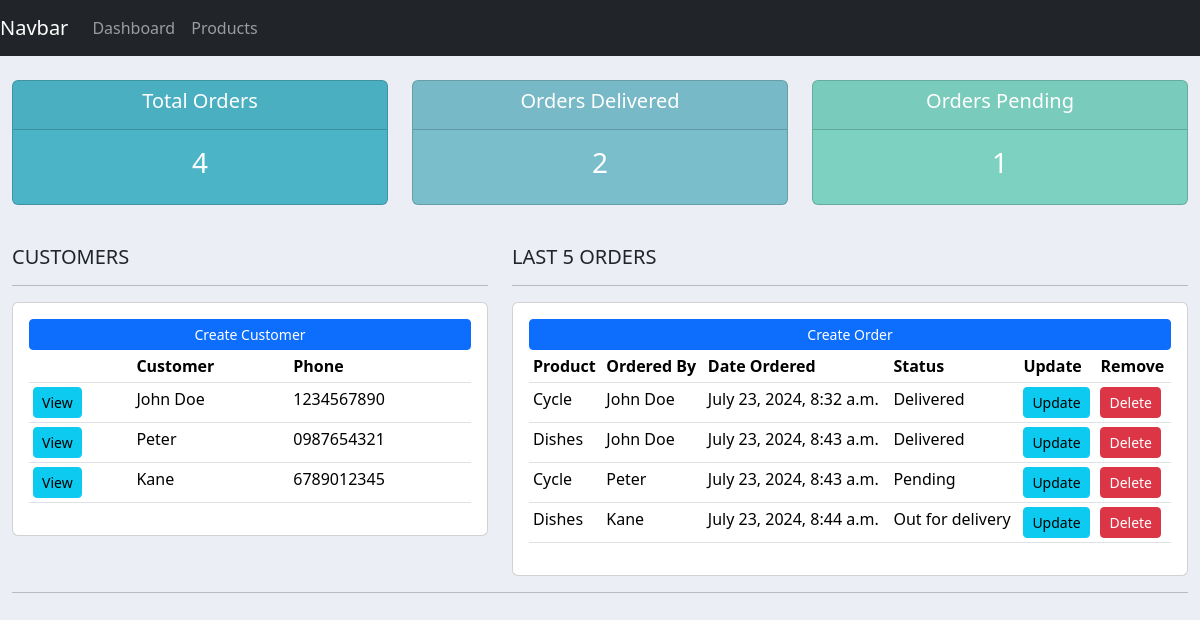
Before: / with the older database file.
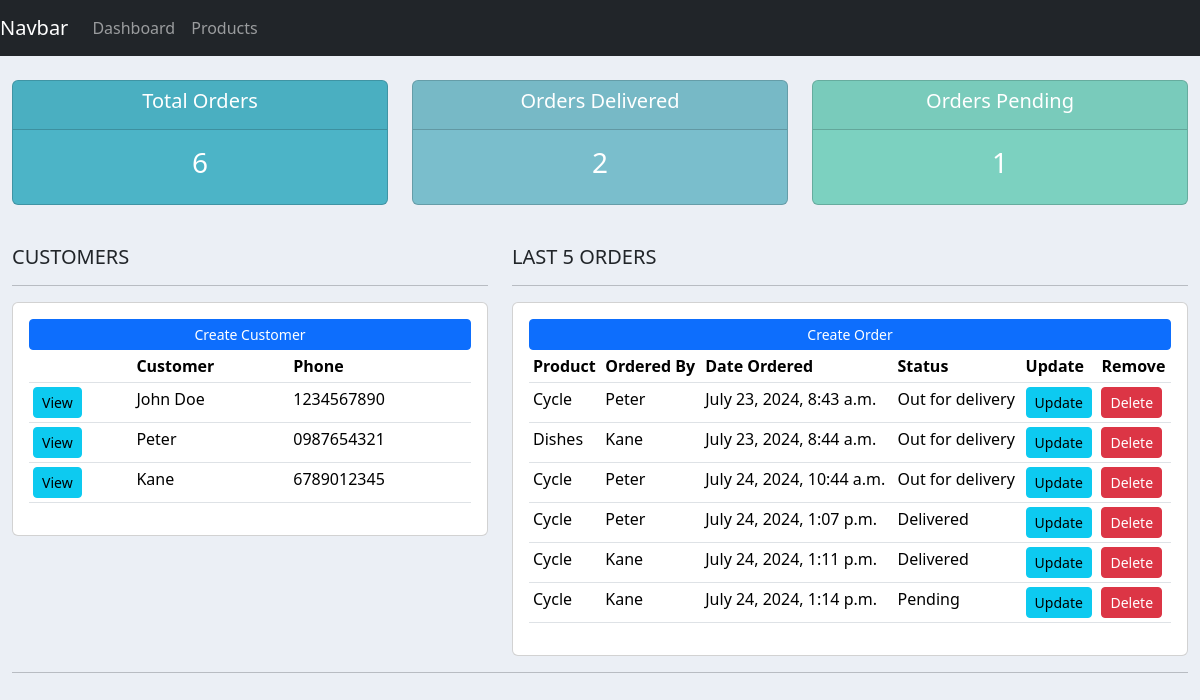
After: the same page with the newer database file.
### accounts/models.py (models this page shows, shortened)
class Customer(models.Model):
    name = models.CharField(max_length=200, null=True)
    phone = models.CharField(max_length=200, null=True)
    email = models.CharField(max_length=200, null=True)
    date_created = models.DateTimeField(auto_now_add=True, null=True)
    def __str__(self):
        return self.name

class Order(models.Model):
    STATUS = (
        ("Pending", "Pending"),
        ("Out for delivery", "Out for delivery"),
        ("Delivered", "Delivered"),
    )
    customer = models.ForeignKey(Customer, null=True, on_delete=models.SET_NULL)
    product = models.ForeignKey(Product, null=True, on_delete=models.SET_NULL)
    date_created = models.DateTimeField(auto_now_add=True, null=True)
    status = models.CharField(max_length=200, null=True, choices=STATUS)

class Product(models.Model):
    CATEGORY = (
        ("Indoor", "Indoor"),
        ("Out Door", "Out Door"),
    )
    name = models.CharField(max_length=200, null=True)
    price = models.FloatField(null=True)
    category = models.CharField(max_length=200, null=True, choices=CATEGORY)
    desc = models.CharField(max_length=200, null=True, blank=True)
    date_created = models.DateTimeField(auto_now_add=True, null=True)
    tags = models.ManyToManyField(Tag)
    def __str__(self):
        return self.name

### accounts/views.py (the view)
# urls.py: path('', views.home, name="home"),
def home(request):
    orders = Order.objects.all()
    customers = Customer.objects.all()
    total_customers = customers.count()
    total_orders = orders.count()
    delivered = orders.filter(status = "Delivered").count()
    pending = orders.filter(status = "Pending").count()
    context = {
        "orders": orders,
        "customers": customers,
        "total_orders": total_orders,
        "total_customers": total_customers,
        "delivered": delivered,
        "pending": pending,
    }
    return render(request, "accounts/dashboard.html", context)

### accounts/templates/accounts/dashboard.html
{% extends "accounts/main.html" %}
{% block content %}
{% include "accounts/status.html" %}
<br>
<div class="row">
    <div class="col-md-5">
        <h5>CUSTOMERS</h5>
        <hr>
        <div class="card card-body">
            <a class="btn btn-primary btn-sm btn-block" href=""> Create Customer
            </a>
            <table class="table table-sm">
                <tr>
                    <th></th>
                    <th>Customer</th>
                    <th>Phone</th>
                </tr>
                {%for customer in customers%}
                    <tr>
                        <td><a class = "btn btn-sm btn-info" href = "{%url 'customer' customer.id%}">View</td>
                        <td>{{customer.name}}</td>
                        <td>{{customer.phone}}</td>
                    </tr>
                {%endfor%}
            </table>
        </div>
    </div>
    <div class="col-md-7">
        <h5>LAST 5 ORDERS</h5>
        <hr>
        <div class="card card-body">
            <a class="btn btn-primary btn-sm btn-block" href="{% url 'create_order'%}"> Create Order
            </a>
            <table class="table table-sm">
                <tr>
                    <th>Product</th>
                    <th>Ordered By</th>
                    <th>Date Ordered</th>
                    <th>Status</th>
                    <th>Update</th>
                    <th>Remove</th>
                </tr>
                {%for order in orders%}
                    <tr>
                        <td>{{order.product}}</td>
                        <td>{{order.customer}}</td>
                        <td>{{order.date_created}}</td>
                        <td>{{order.status}}</td>
                        <td><a class = "btn btn-sm btn-info" href = "{%url 'update_order' order.id%}">Update</td>
                        <td><a class = "btn btn-sm btn-danger" href = "{%url 'delete_order' order.id%}">Delete</td>
                    </tr>
                {%endfor%}
            </table>
        </div>
    </div>
</div>
{% endblock content%}

### accounts/templates/accounts/main.html (shortened to what this page needs)
<!DOCTYPE html>
<html>
  <head>
    <link
      href="https://cdn.jsdelivr.net/npm/bootstrap@5.3.3/dist/css/bootstrap.min.css"
      rel="stylesheet"
    />
    {%load static%}
    <link rel="stylesheet" type="text/css" href="{%static 'css/main.css'%}">
  </head>
  <body>
    {% include "accounts/navbar.html" %}
    <div class="container-fluid">
    {% block content%}
    {% endblock content%}
    <hr>
  </body>
</html>

### accounts/templates/accounts/navbar.html (shortened to what this page needs)
<nav class="navbar navbar-expand-lg navbar-dark bg-dark">
  <a class="navbar-brand" href="#">Navbar</a>
  <div class="collapse navbar-collapse" id="navbarNav">
    <ul class="navbar-nav">
      <li class="nav-item active">
        <a class="nav-link" href="{% url 'home'%}">Dashboard</a>
      </li>
      <li class="nav-item">
        <a class="nav-link" href="{% url 'products'%}">Products</a>
      </li>
    </ul>
  </div>
</nav>

### accounts/templates/accounts/status.html
<br>
<div class="row">
    <div class="col">
        <div class="col-md">
            <div class="card text-center text-white mb-3" id="total-orders">
                <div class="card-header">
                    <h5 class="card-title"> Total Orders
                    </h5>
                </div>
                <div class="card-body">
                    <h3 class="card-title">{{total_orders}}</h3>
                </div>
            </div>
        </div>
    </div>
    <div class="col">
        <div class="col-md">
            <div class="card text-center text-white mb-3" id="orders-delivered">
                <div class="card-header">
                    <h5 class="card-title">Orders Delivered
                    </h5>
                </div>
                <div class="card-body">
                    <h3 class="card-title">{{delivered}}</h3>
                </div>
            </div>
        </div>
    </div>
    <div class="col">
        <div class="col-md">
            <div class="card text-center text-white mb-3" id="orders-pending">
                <div class="card-header">
                    <h5 class="card-title">Orders Pending
                    </h5>
                </div>
                <div class="card-body">
                    <h3 class="card-title">{{pending}}</h3>
                </div>
            </div>
        </div>
    </div>
</div>

### static/css/main.css (style rules this page uses)
body { background-color: #ebeff5; }
#total-orders { background-color: #4cb4c7; }
#orders-delivered { background-color: #7abecc; }
#orders-pending { background-color: #7cd1c0; }

Changed rows visible on the page:
removed Order: product "Cycle", customer "John Doe", date_created "July 23, 2024, 8:32 a.m.", status "Delivered"
removed Order: product "Dishes", customer "John Doe", date_created "July 23, 2024, 8:43 a.m.", status "Delivered"
changed Order "July 23, 2024, 8:43 a.m.": status "Pending" → "Out for delivery"
added Order: product "Cycle", customer "Peter", date_created "July 24, 2024, 10:44 a.m.", status "Out for delivery"
added Order: product "Cycle", customer "Peter", date_created "July 24, 2024, 1:07 p.m.", status "Delivered"
added Order: product "Cycle", customer "Kane", date_created "July 24, 2024, 1:11 p.m.", status "Delivered"
added Order: product "Cycle", customer "Kane", date_created "July 24, 2024, 1:14 p.m.", status "Pending"
Other visible differences:
{{ total_orders }}: "4" → "6"
